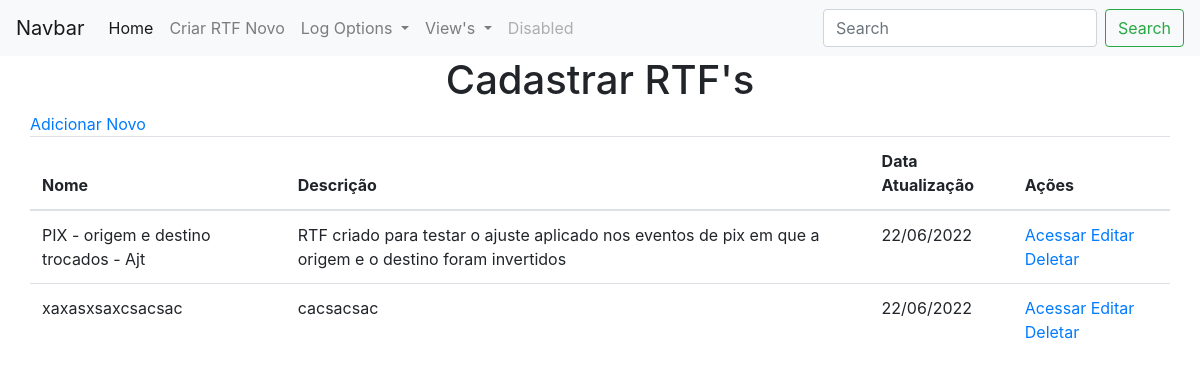
Before: /viewRTF with the older database file.
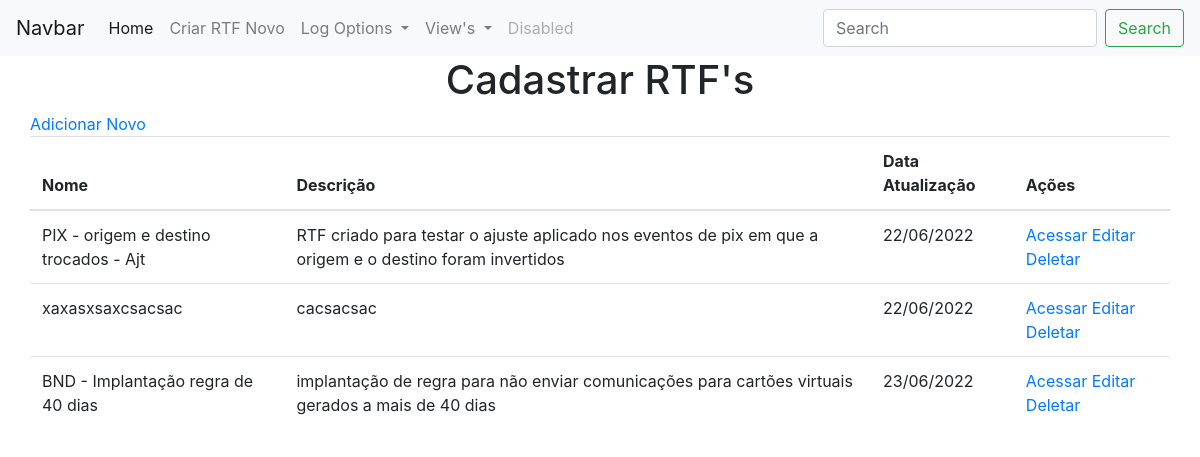
After: the same page with the newer database file.
### app.py (models this page shows, shortened)
class RTFs(db.Model):
    id = db.Column("id", db.Integer, primary_key=True, autoincrement=True)
    name = db.Column(db.String(100))
    descricao = db.Column(db.String(500))
    qtd_pages = db.Column(db.Integer)
    cenarios = db.relationship('Cenarios', backref='rtfs')
    paginas = db.relationship('Pagina', backref='rtfsP')
    data_criacao = db.Column(db.Date, default=datetime.utcnow().date())
    data_update = db.Column(db.Date, default=datetime.utcnow().date())
    data_criacao_formatada = db.Column(db.String(10))
    data_update_formatada = db.Column(db.String(10))

### app.py (the view)
@app.route("/viewRTF")
def viewRTF():
    rtfs = RTFs.query.all()
    return render_template("viewRTFs.html", values=rtfs)

### templates/viewRTFs.html (shortened to what this page needs)
{% extends "base.html" %}
{% block content%}
    <div class="container">
        <div class="row">
            <div class="col-xs-12">
                <a href="{{url_for('add_rtf')}}">Adicionar Novo</a>
            </div>
            <div class="col-xs-12">
                <table class="table">
                    <thead>
                        <th>Nome</th>
                        <th>Descrição</th>
                        <th>Data Atualização</th>
                        <th>Ações</th>
                    </thead>
                    <tbody>
                        {% for item in values %}
                            <tr>
                                <td>{{ item.name }}</td>
                                <td>{{ item.descricao }}</td>
                                <td>{{ item.data_update_formatada }}</td>
                                <td>
                                    <a href="{{url_for('viewCenarios', id_rtf=item.id, pagina=1)}}">Acessar</a>
                                    <a href="{{url_for('edit_rtf', id=item.id)}}">Editar</a>
                                    <a href="{{url_for('delete_rtf', id=item.id)}}">Deletar</a>
                                </td>
                            </tr>
                        {% endfor %}
                    </tbody>
                </table>
            </div>
        </div>
    </div>
{% endblock %}

Changed rows visible on the page:
added RTFs: name "BND - Implantação regra de 40 dias", descricao "implantação de regra para não enviar comunicações para cartões virtuais gerados a mais de 40 dias", data_update_formatada "23/06/2022"
